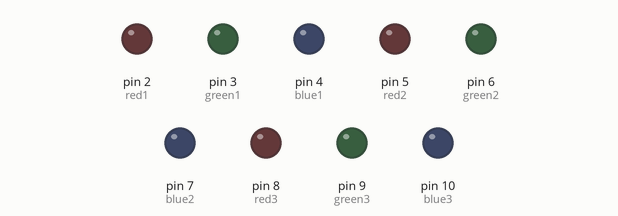
The sketch below on a simulated Arduino Uno, built with avr-gcc and run on an emulated ATmega328P. Parts: output pins drawn as LEDs (lit = HIGH).

Above: at 0.1 s.
At 12.9 s:
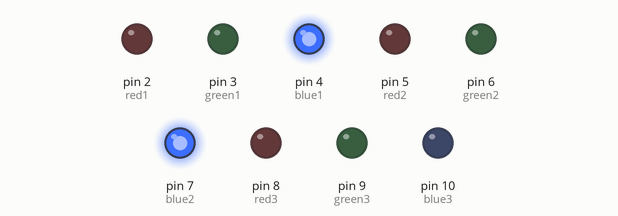
At 30.65 s:
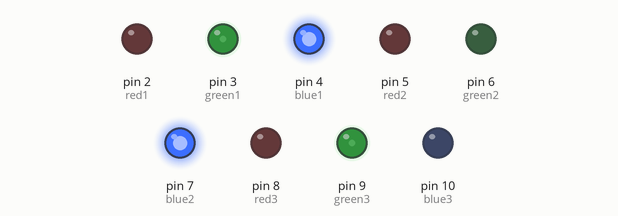
At 39.95 s:
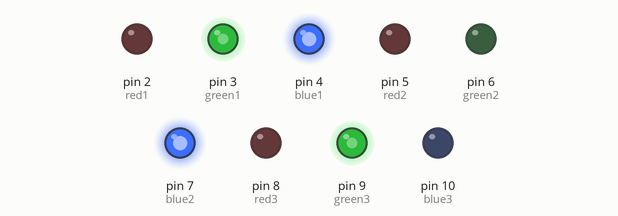
Timing chart, 0 to 40.0 s (numbered marks = the images above):
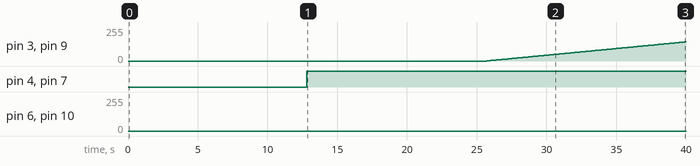

The sketch:

ledfader.ino
```cpp
/*
 * fades 3 LED zones (currently just blue/green tones)
 * made by me
 *
 * <for reference>
 * Common VCC5V
 * ZONE 1: D2, D3, D4
 * ZONE 2: D5, D6, D7
 * ZONE 3, D8, D9, D10
 */


const int red1 = 2;  //defining all used pins as constants
const int green1 = 3;
const int blue1 = 4;

const int red2 = 5;
const int green2 = 6;
const int blue2 = 7;

const int red3 = 8;
const int green3 = 9;
const int blue3 = 10;


#define fadeSpeed 100 //Fading delay in ms. changing this changes all delay() functions


void setup() {  //setting the previously defined variables as outputs
  pinMode(red1, OUTPUT);
  pinMode(green1, OUTPUT); //Zone 1
  pinMode(blue1, OUTPUT);

  pinMode(red2, OUTPUT);
  pinMode(green2, OUTPUT); //Zone 2
  pinMode(blue2, OUTPUT);

  pinMode(red3, OUTPUT);
  pinMode(green3, OUTPUT); //Zone 3
  pinMode(blue3, OUTPUT);

}
/**********************************/
void loop() {    //fading animation, using variable fadeSpeed as delay() parameter
int r, g, b;
 for (b = 0; b < 256; b++) {
    analogWrite(blue1, b);
    analogWrite(blue2, b);
    delay(fadeSpeed);
  }
 for (g = 0; g < 256; g++) {
    analogWrite(green1, g);
    analogWrite(green3, g);
    delay(fadeSpeed);
  }
 for (b = 0; b < 128; b++) {
    analogWrite(blue1, b);
    analogWrite(blue3, b);
    delay(fadeSpeed);
 }
 for (g = 0; g < 255; g++) {
    analogWrite(green2, g);
    analogWrite(green3, g);
    delay(fadeSpeed);
 }
 for (g = 0; g < 128; g++) {
    analogWrite(green1, g);
    analogWrite(green3, g);
    delay(fadeSpeed);
 }
 for (b = 128; b < 256; b++); {
   analogWrite(blue1, b);
   analogWrite(blue2, b);
   analogWrite(blue3, b);
   delay(fadeSpeed);
 }

}
```

Measured:
- by itself, pin 3 (green1), pin 9 (green3): moves from 0/255 to 143/255 over 14.2 s
- by itself, pin 4 (blue1), pin 7 (blue2): LOW → HIGH at 12.8 s
